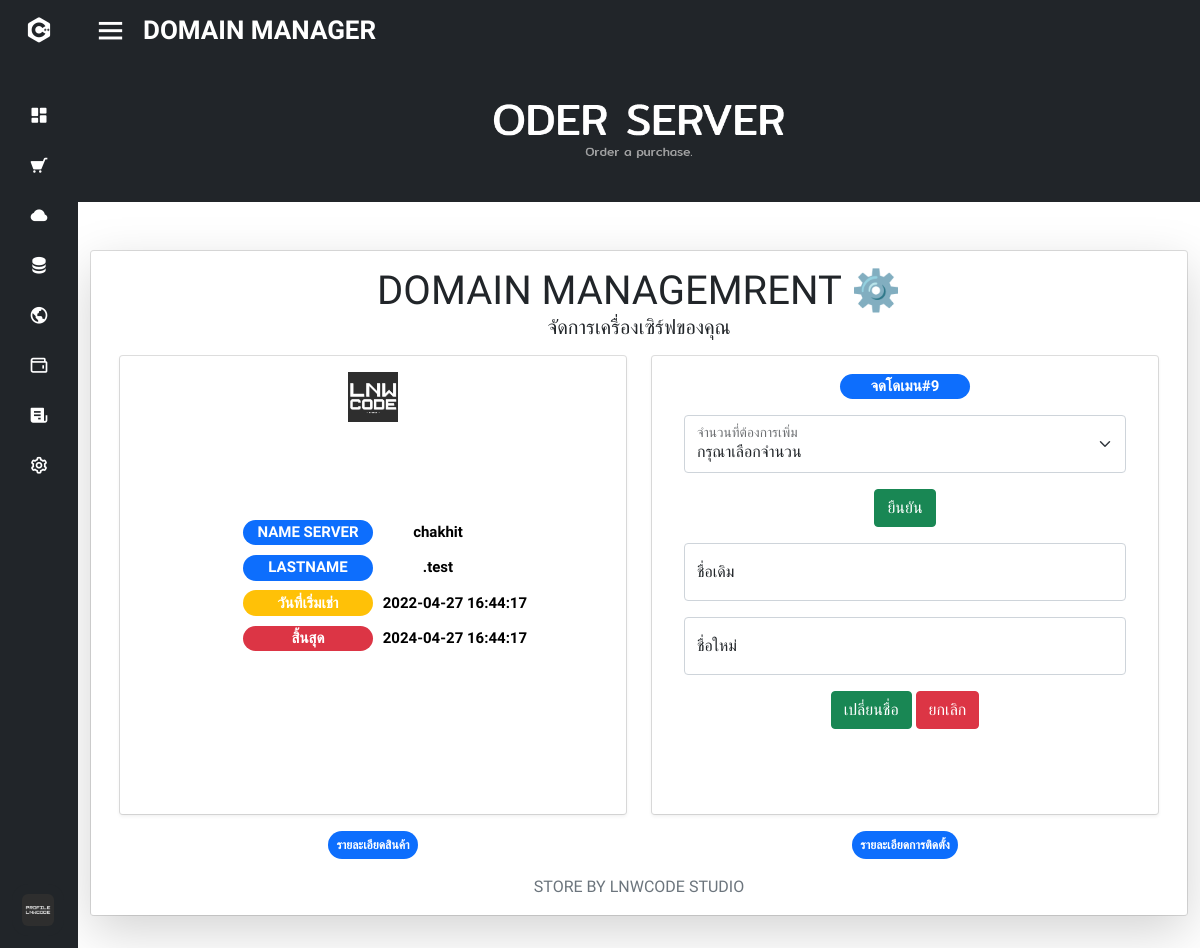
The app's page /gg/server_manager_data_domain.php?item=.test (signed in) with its own data.
### tables this page shows
CREATE TABLE IF NOT EXISTS `oder_domain` (
  `oder_domain_id` int(11) NOT NULL AUTO_INCREMENT,
  `oder_domain_name` varchar(50) NOT NULL,
  `oder_domain_lastname` varchar(50) NOT NULL DEFAULT '',
  `oder_domain_time_rent` varchar(50) NOT NULL,
  `oder_domain_time_date` varchar(50) NOT NULL,
  `oder_domain_price` float NOT NULL DEFAULT 0,
  `oder_domain_type` varchar(50) DEFAULT NULL,
  `oder_domain_start` datetime DEFAULT NULL,
  `oder_domain_end` datetime DEFAULT NULL,
  `oder_domain_email` varchar(50) DEFAULT NULL,
  `oder_domain_status` varchar(50) DEFAULT NULL,
  PRIMARY KEY (`oder_domain_id`) USING BTREE,
  KEY `FK_oder_domain_domain_type` (`oder_domain_type`) USING BTREE,
  KEY `oder_domain_status` (`oder_domain_status`) USING BTREE,
  KEY `oder_domain_time_date` (`oder_domain_time_date`) USING BTREE,
  CONSTRAINT `FK_oder_domain_domain_type` FOREIGN KEY (`oder_domain_type`) REFERENCES `domain_type` (`domain_typee`),
  CONSTRAINT `FK_oder_domain_project.period_of_payment` FOREIGN KEY (`oder_domain_time_date`) REFERENCES `period_of_payment` (`pop_id`),
  CONSTRAINT `FK_oder_domain_project.status` FOREIGN KEY (`oder_domain_status`) REFERENCES `status` (`status_type`)
);

### gg/server_manager_data_domain.php (the view, shortened to what this page needs)
<?php
    require_once 'config/db.php';
?>
<!DOCTYPE html>
<html lang="en" dir="ltr">
<head>
    <link rel="stylesheet" href="stylet.css">
    <link href='https://unpkg.com/boxicons@2.0.7/css/boxicons.min.css' rel='stylesheet'>
    <link rel="stylesheet" href="https://cdn.jsdelivr.net/npm/bootstrap-icons@1.8.1/font/bootstrap-icons.css">
    <link rel="stylesheet" href="myProjects/webProject/icofont/css/icofont.min.css">
    <link rel="stylesheet" href="https://cdnjs.cloudflare.com/ajax/libs/font-awesome/4.7.0/css/font-awesome.min.css">
    <link href="https://cdn.jsdelivr.net/npm/bootstrap@5.1.3/dist/css/bootstrap.min.css" rel="stylesheet">
   </head>
<body>
<?php
    if (isset($_GET['item'])) {
      $item = $_GET['item'];
      $stmt = $conn->query("SELECT * FROM oder_domain WHERE oder_domain_lastname = '$item'");
      $stmt->execute();
      $data = $stmt->fetch();
  }
  ?>
  <div class="sidebar close">
    <div class="logo-details">
      <i class='bx bxl-c-plus-plus'></i>
    </div>
    <ul class="nav-links">
      <li>
        <a href="user.php">
          <i class='bx bxs-dashboard'></i>
        </a>
      </li>
      <li>
        <div class="iocn-link">
          <a href="#">
            <i class='bx bxs-cart bx-flip-horizontal' ></i>
          </a>
        </div>
      </li>
      <li>
        <a href="Clouds_server.php">
          <i class='bx bxs-cloud'></i>
        </a>
      </li>
      <li>
        <a href="Hosting.php">
          <i class='bx bxs-data' ></i>
        </a>
      </li>
      <li>
        <a href="Domain.php">
          <i class='bx bx-world' ></i>
        </a>
      </li>
      <li>
        <a href="topup.php">
          <i class='bx bx-wallet'></i>
        </a>
      </li>
      <li>
        <a href="receipt.php">
          <i class='bx bxs-receipt'></i>
        </a>
      </li>
      <li>
        <div class="iocn-link">
          <a href="#">
            <i class='bx bx-cog' ></i>
          </a>
        </div>
      </li>
      <li>
    <div class="profile-details">
      <div class="profile-content">
        <img src="image/profile.jpg" alt="profileImg">
      </div>
    </div>
  </li>
</ul>
  </div>
  <section class="home-section">
    <div class="home-content">
      <i class='bx bx-menu' style='color:#ffffff'  ></i>
      <span class="text" style='color:#ffffff' >DOMAIN MANAGER</span>
    </div>
    <div id="carouselExampleSlidesOnly" class="carousel slide" data-bs-ride="carousel">
      <div class="carousel-inner">
        <div class="carousel-item active">
          <img src="image/oder.png" class="d-block w-100" alt="...">
        </div>
      </div>
    </div>
  <div class="p-4"></div>
    <div class="container">
      <?php
        $result10 = $conn->query("SELECT * FROM oder_domain ");
      ?>
      <div class="card text-center">
        <div class="card-body shadow-lg">
          <h1 class="text-uppercase text-center mb-3">Domain MANAGEMRENT ⚙️<p class="fs-5">จัดการเครื่องเซิร์ฟของคุณ </p></h1>
          <div class="container">
            <div class="row row-cols-2">
              <div class="col">
                <div class="col">
                  <div class="card-deck">
                    <div class="card text-center" style="height: 460px;">
                      <div class="card-body shadow-sm">
                        <center><img src="image/logo111.png" style="height: 50px;" class="icon"></center>
                        <br>
                        <br>
                        <br>
                        <div class="p-4">
                          <p class="card-text h5"><span class="badge bg-primary rounded-pill" style="width: 130px; height: auto;">NAME SERVER</span><span class="badge" style="color: black; width: 130px; height: auto;"><?php echo $data['oder_domain_name'] ?></span></p>
                          <p class="card-text h5"><span class="badge bg-primary rounded-pill" style="width: 130px; height: auto;">LASTNAME</span><span class="badge" style="color: black; width: 130px; height: auto;"><?php echo $data['oder_domain_lastname'] ?></span></p>
                          <p class="card-text h5"><span class="badge bg-warning rounded-pill" style="width: 130px; height: auto;">วันที่เริ่มเช่า</span><span class="badge" style="color: black; width: 130px; height: auto;"><?php echo $data['oder_domain_start'] ?></span></p>
                          <p class="card-text h5"><span class="badge bg-danger rounded-pill" style="width: 130px; height: auto;">สิ้นสุด</span><span class="badge" style="color: black; width: 130px; height: auto;"><?php echo $data['oder_domain_end'] ?></span></p>
                        </div>
                      </div>
                    </div>
                  </div>
                </div>
              </div>
              <div class="col">
                <div class="col">
                  <div class="card-deck">
                  <form action="" method="post" enctype="multipart/form-data">
                    <div class="card text-center" style="height: 460px;">
                      <div class="card-body shadow-sm">
                        <h5 class="card-title fw-bold"><span class="badge bg-primary rounded-pill" style="width: 130px; height: auto;"><?php echo $data['oder_domain_type'] ?>#<?php echo $data['oder_domain_id'] ?></span></h5>
                        <div class="form-floating m-3">
                          <select class="form-select" id="floatingSelect" name="select_rent" aria-label="Floating label select example">
                            <option selected>กรุณาเลือกจำนวน</option>
                          </select>
                          <label for="floatingSelect">จำนวนที่ต้องการเพิ่ม</label>
                        </div>
                          <div class="form-floating m-3">
                          <button type="submit" id="add_time" name="add_time" class="btn btn-success">ยืนยัน</button>
                          </div>
                          </form>
                          <form action="" method="post" enctype="multipart/form-data">
                          <div class="form-floating m-3">
                            <input type="text" class="form-control" name="oldName" id="floatingInput" placeholder="text">
                            <label for="floatingInput">ชื่อเดิม</label>
                          </div>
                          <div class="form-floating m-3">
                            <input type="text" class="form-control" name="newName" id="floatingInput" placeholder="text">
                            <label for="floatingInput">ชื่อใหม่</label>
                          </div>
                        <button type="submit" id="update_ip" name="update_name_server" class="btn btn-success">เปลี่ยนชื่อ</button>
                        <a href="server_manage.php" class="btn btn-danger">ยกเลิก</a>
                      </div>
                    </div>
                  </div>
                </div>
              </div>
              <div class="col p-3"><span class="badge bg-primary p-2 rounded-pill">รายละเอียดสินค้า</span></div>
              <div class="col p-3"><span class="badge bg-primary p-2 rounded-pill">รายละเอียดการติดตั้ง</span></div>
            </div>
          </div>
        <div class="text-muted" style="font-size:1rem">STORE BY LNWCODE STUDIO</div>
      </div>
<div class="p-3"></div>
</section>
</body>
</html>

### gg/stylet.css (style rules this page uses)
* { margin: 0; padding: 0; box-sizing: border-box; font-family: 'Mitr', sans-serif; }
.sidebar { position: fixed; top: 0; left: 0; height: 100%; width: 260px; background: #212529; z-index: 100; transition: all 0.5s ease; }
.sidebar.close { width: 78px; }
.sidebar .logo-details { height: 60px; width: 100%; display: flex; align-items: center; }
.sidebar .logo-details i { font-size: 30px; color: #fff; height: 50px; min-width: 78px; text-align: center; line-height: 50px; }
.sidebar .nav-links { height: 100%; padding: 30px 0 150px 0; overflow: auto; }
.sidebar.close .nav-links { overflow: visible; }
.sidebar .nav-links li { position: relative; list-style: none; transition: all 0.4s ease; }
.sidebar .nav-links li .iocn-link { display: flex; align-items: center; justify-content: space-between; }
.sidebar.close .nav-links li .iocn-link { display: block }
.sidebar .nav-links li i { height: 50px; min-width: 78px; text-align: center; line-height: 50px; color: #fff; font-size: 20px; cursor: pointer; transition: all 0.3s ease; }
.sidebar .nav-links li a { display: flex; align-items: center; text-decoration: none; }
.sidebar .profile-details { position: fixed; bottom: 0; width: 260px; display: flex; align-items: center; justify-content: space-between; background: #212529; padding: 12px 0; transition: all 0.5s ease; }
.sidebar.close .profile-details { background: none; }
.sidebar.close .profile-details { width: 78px; }
.sidebar .profile-details .profile-content { display: flex; align-items: center; }
.sidebar .profile-details img { height: 52px; width: 52px; object-fit: cover; border-radius: 16px; margin: 0 14px 0 12px; background: #212529; transition: all 0.5s ease; }
.sidebar.close .profile-details img { padding: 10px; }
.home-section { position: relative; background: #fff; height: 100vh; left: 260px; width: calc(100% - 260px); transition: all 0.5s ease; }
.sidebar.close ~ .home-section { left: 78px; width: calc(100% - 78px); }
.home-section .home-content { height: 60px; display: flex; align-items: center; }
.home-section .home-content .bx-menu, .home-section .home-content .text { color: #11101d; font-size: 35px; }
.home-section .home-content .bx-menu { margin: 0 15px; cursor: pointer; }
.home-section .home-content .text { font-size: 26px; font-weight: 600; }
.home-content { background: #212529; }
.icon { height: 50px; width: 50px; display: block; }

### records on screen
oder_domain: oder_domain_name "chakhit", oder_domain_lastname ".test", oder_domain_start "2022-04-27 16:44:17", oder_domain_end "2024-04-27 16:44:17", oder_domain_type "จดโดเมน", oder_domain_id "9"
